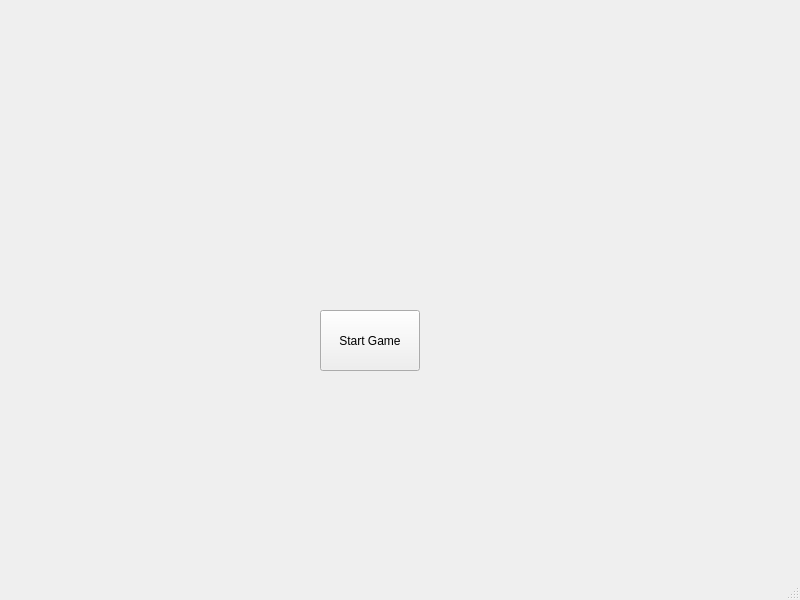
<?xml version="1.0" encoding="UTF-8"?>
<ui version="4.0">
 <class>MainWindow</class>
 <widget class="QMainWindow" name="MainWindow">
  <property name="geometry">
   <rect>
    <x>0</x>
    <y>0</y>
    <width>800</width>
    <height>600</height>
   </rect>
  </property>
  <property name="windowTitle">
   <string>MainWindow</string>
  </property>
  <widget class="QWidget" name="centralwidget">
   <widget class="QLabel" name="levelLabel">
    <property name="geometry">
     <rect>
      <x>590</x>
      <y>90</y>
      <width>91</width>
      <height>31</height>
     </rect>
    </property>
    <property name="text">
     <string/>
    </property>
   </widget>
   <widget class="QPushButton" name="startButton">
    <property name="geometry">
     <rect>
      <x>320</x>
      <y>310</y>
      <width>100</width>
      <height>61</height>
     </rect>
    </property>
    <property name="text">
     <string>Start Game</string>
    </property>
   </widget>
  </widget>
  <widget class="QMenuBar" name="menubar">
   <property name="geometry">
    <rect>
     <x>0</x>
     <y>0</y>
     <width>800</width>
     <height>36</height>
    </rect>
   </property>
  </widget>
  <widget class="QStatusBar" name="statusbar"/>
 </widget>
 <resources/>
 <connections/>
</ui>
